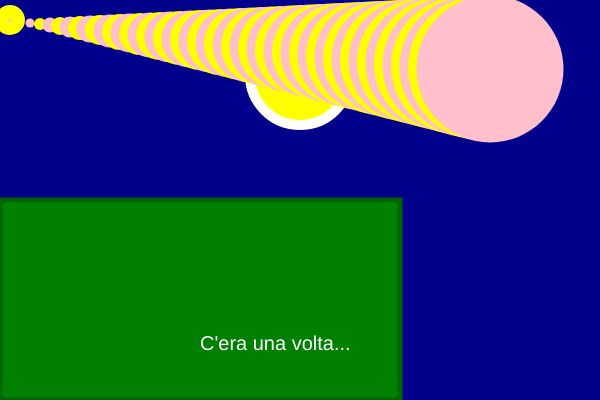
Frame 1 (no input)
Frame 60 (no input): identical to frame 1, image omitted
Frame 120 (the mouse pressed at the canvas centre since frame 60): identical to frame 1, image omitted

The p5.js sketch that drew this single still picture (run headless with seeded random() and noise() and a simulated clock; from frame 60 on, the mouse is pressed at the canvas centre):

// p5.js sketch
// ── sketch.js
let xsize = 600;
let ysize = 400;

function setup() {
  createCanvas(xsize, ysize);
}

function draw() {
  //fare cielo scuro
  background("darkblue");
  //vogliamo disegnare la luna
  fill("yellow");
  stroke("white");
  strokeWeight(10);
  circle(300, 75, 100);
  //prima della forma desiderata
  //cambiare fill e sstroke
  fill("green");
  stroke("darkgreen");
  strokeWeight(5);
  rect(0,200,400,200);
  //ordine in p5 
  stroke("yellow");
  strokeWeight(30);
  let xStars_prim= 10;
  let yStars_prim= 20;
  point(xStars_prim,yStars_prim);
  let passo=1;
  //for(init; test; update){corpo}
  for(let i=0; i<50; i=i+passo){
    // 0--> y 1 --> w 2 --> y 3 -->w .... 49
    strokeWeight(i*3)
    if(i%2==0){
      //numeri pari
      //corpo di ramo vero
      stroke("yellow");
    }else{
      //numeri dispari
      //altrimenti questo
      stroke("pink");
    }
    point(xStars_prim*i, yStars_prim+i);
  }
  // stella polare
  // point(xStars_primordiale+60,30);
  // //aggiungiamo un'altra stella
  // point(xStars_primordiale,100);
  // point(75,100);
  //
  fill("white");
  stroke(0);
  strokeWeight(0);
  textSize(20);
  text("C'era una volta...",200,350);
}
